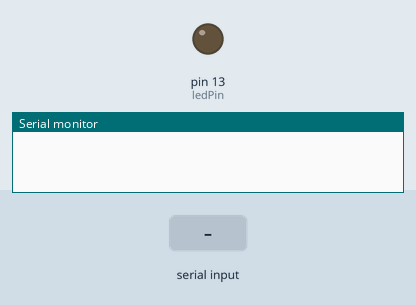
The sketch below on a simulated Arduino Mega 2560, built with avr-gcc and run on an emulated ATmega2560. Parts: output pins drawn as LEDs (lit = HIGH), the last lines printed to the serial monitor. Dashed ring = blinking. The inputs (shaded band) are chosen by the test bench. The modem accepts every AT command (registered, SIM ready, sends succeed) and sends nothing else.

Above: at 1.2 s.
1.3 s: "0" received over Serial
At 3.5 s:
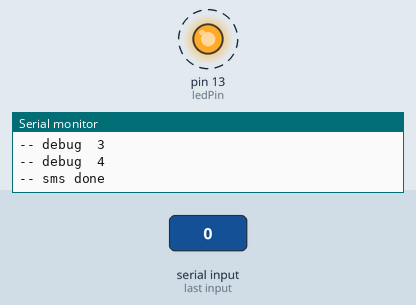
Timing chart, 0 to 10.3 s (numbered marks = the images above; inputs shaded):
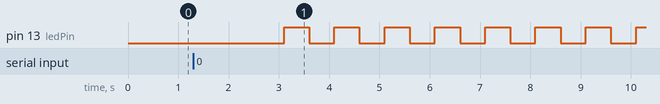

Measured:
- after the input at 1.3 s, pin 13 (ledPin): alternates HIGH for 0.50 s and LOW for 0.50 s, starting after 1.8 s

The sketch:

sendDatafromRaspi.ino
```cpp
const int ledPin = 13;

void setup() {
  pinMode(ledPin, OUTPUT);

  Serial.begin(115200);  //Open Serial connection at baud 9600
  Serial1.begin(9600);
}

void loop() {
  if (Serial.available()) {
    sendSMS();

    light(Serial.read() == '0');
  }
  delay(500);
}

void light(int n) {

  for (int i = 0; i < 10; i++) {
    digitalWrite(ledPin, HIGH);
    delay(500);
    digitalWrite(ledPin, LOW);
    delay(500);
  }
}

void sendSMS(){
     Serial1.begin(9600);
    Serial.println("-- SUBBU -- Phone ");

    Serial1.println(F("AT"));
    delay(200);
    //Serial.println(debug());
    Serial1.println(F("AT+CBC"));
    delay(200);
    //Serial.println(debug());
    Serial.println("-- debug  1");
    Serial1.println(F("AT+CSQ"));
    delay(200);
    Serial.println("-- debug  2");
    Serial1.println(F("AT+CMGF=1"));
    delay(200);
    //if (res_at(debug(),"OK")){
    Serial1.println(F("AT+CMGS=\"+919676867575\""));
    Serial.println("-- debug  3");
    delay(200);
    // if(res_at(debug(),">")){
    Serial1.println("Emergency Help for Subash DD ,pls reach him  ");
    Serial.println("-- debug  4");
    Serial1.println("maps.google.com");
    delay(200);
    Serial1.println("");
    delay(200);
    Serial1.write(0x1A);
    delay(200);
    Serial.println("-- sms done ");
  }
```
